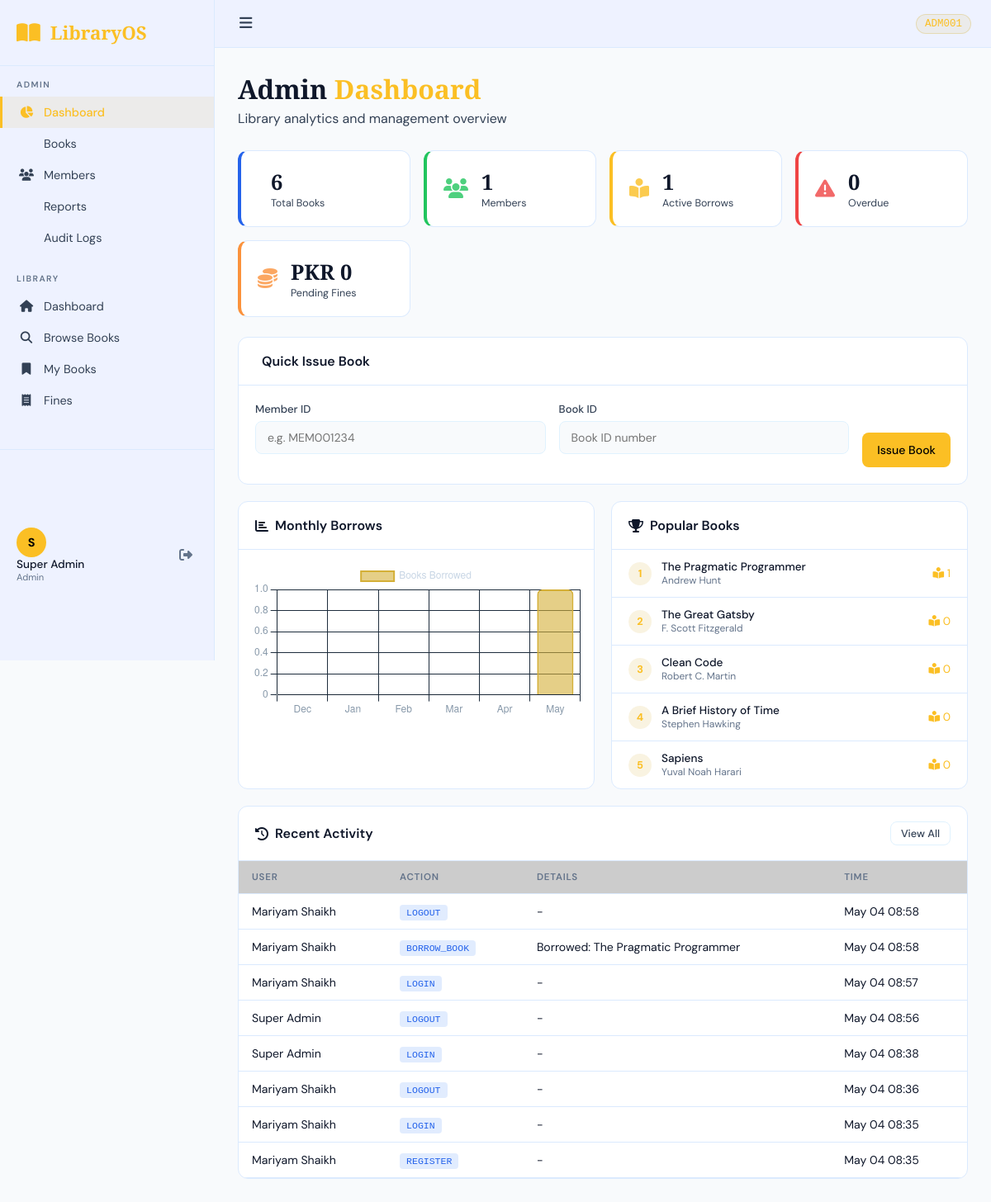
The page /admin/dashboard (signed in) on the database its author committed.
### app/models/user.py (models this page shows, shortened)
class User(UserMixin, db.Model):
    __tablename__ = 'users'
    id = db.Column(db.Integer, primary_key=True)
    member_id = db.Column(db.String(20), unique=True, nullable=False)
    name = db.Column(db.String(100), nullable=False)
    email = db.Column(db.String(120), unique=True, nullable=False)
    password = db.Column(db.String(256), nullable=False)
    role = db.Column(db.String(20), default='student')  # student, staff, admin
    is_active = db.Column(db.Boolean, default=True)
    phone = db.Column(db.String(20))
    address = db.Column(db.Text)
    joined_date = db.Column(db.DateTime, default=datetime.utcnow)
    max_books = db.Column(db.Integer, default=5)
    borrows = db.relationship('BorrowRecord', backref='user', lazy='dynamic')
    reservations = db.relationship('Reservation', backref='user', lazy='dynamic')
    fines = db.relationship('Fine', backref='user', lazy='dynamic')

### app/models/book.py (models this page shows, shortened)
class Book(db.Model):
    __tablename__ = 'books'
    id = db.Column(db.Integer, primary_key=True)
    title = db.Column(db.String(200), nullable=False)
    author = db.Column(db.String(150), nullable=False)
    isbn = db.Column(db.String(20), unique=True, nullable=False)
    genre = db.Column(db.String(50))
    category_id = db.Column(db.Integer, db.ForeignKey('categories.id'))
    description = db.Column(db.Text)
    publisher = db.Column(db.String(100))
    publication_year = db.Column(db.Integer)
    total_copies = db.Column(db.Integer, default=1)
    available_copies = db.Column(db.Integer, default=1)
    cover_image = db.Column(db.String(200))
    is_ebook = db.Column(db.Boolean, default=False)
    ebook_url = db.Column(db.String(300))
    borrow_count = db.Column(db.Integer, default=0)
    added_date = db.Column(db.DateTime, default=datetime.utcnow)
    borrows = db.relationship('BorrowRecord', backref='book', lazy='dynamic')
    reservations = db.relationship('Reservation', backref='book', lazy='dynamic')

### app/models/audit.py (models this page shows, shortened)
class AuditLog(db.Model):
    __tablename__ = 'audit_logs'
    id = db.Column(db.Integer, primary_key=True)
    user_id = db.Column(db.Integer, db.ForeignKey('users.id'))
    action = db.Column(db.String(100), nullable=False)
    target_type = db.Column(db.String(50))
    target_id = db.Column(db.Integer)
    description = db.Column(db.Text)
    ip_address = db.Column(db.String(50))
    timestamp = db.Column(db.DateTime, default=datetime.utcnow)
    user = db.relationship('User', backref='audit_logs')

### app/routes/admin.py (the view)
@admin_bp.route('/dashboard')
@login_required
@admin_required
def dashboard():
    total_books = Book.query.count()
    total_members = User.query.filter_by(role='student').count()
    active_borrows = BorrowRecord.query.filter_by(status='borrowed').count()
    overdue_count = len([b for b in BorrowRecord.query.filter_by(status='borrowed').all() if b.is_overdue()])
    total_fines = db.session.query(db.func.sum(Fine.amount)).filter_by(paid=False).scalar() or 0
    popular_books = Book.query.order_by(Book.borrow_count.desc()).limit(5).all()
    recent_activity = AuditLog.query.order_by(AuditLog.timestamp.desc()).limit(10).all()
    monthly_data = []
    for i in range(5, -1, -1):
        d = datetime.utcnow() - timedelta(days=30*i)
        count = BorrowRecord.query.filter(
            db.extract('month', BorrowRecord.borrow_date) == d.month,
            db.extract('year', BorrowRecord.borrow_date) == d.year
        ).count()
        monthly_data.append({'month': d.strftime('%b'), 'count': count})
    return render_template('admin/dashboard.html',
        total_books=total_books, total_members=total_members,
        active_borrows=active_borrows, overdue_count=overdue_count,
        total_fines=total_fines, popular_books=popular_books,
        recent_activity=recent_activity, monthly_data=monthly_data)

### app/models/borrow.py (called while the page is built)
    def is_overdue(self):
        return self.status == 'borrowed' and datetime.utcnow() > self.due_date

### app/models/user.py (called while the page is built)
@login_manager.user_loader
def load_user(user_id):
    return User.query.get(int(user_id))

### app/templates/admin/dashboard.html (shortened to what this page needs)
{% extends "base.html" %}
{% block content %}
<div class="page-header">
  <h1>Admin <span class="highlight">Dashboard</span></h1>
  <p>Library analytics and management overview</p>
</div>
<div class="stats-grid">
  <div class="stat-card accent-blue"><div class="stat-icon"></div>
    <div class="stat-info"><div class="stat-number">{{ total_books }}</div><div class="stat-label">Total Books</div></div></div>
  <div class="stat-card accent-green"><div class="stat-icon"><i class="fas fa-users"></i></div>
    <div class="stat-info"><div class="stat-number">{{ total_members }}</div><div class="stat-label">Members</div></div></div>
  <div class="stat-card accent-gold"><div class="stat-icon"><i class="fas fa-book-reader"></i></div>
    <div class="stat-info"><div class="stat-number">{{ active_borrows }}</div><div class="stat-label">Active Borrows</div></div></div>
  <div class="stat-card accent-red"><div class="stat-icon"><i class="fas fa-exclamation-triangle"></i></div>
    <div class="stat-info"><div class="stat-number">{{ overdue_count }}</div><div class="stat-label">Overdue</div></div></div>
  <div class="stat-card accent-orange"><div class="stat-icon"><i class="fas fa-coins"></i></div>
    <div class="stat-info"><div class="stat-number">PKR {{ "%.0f"|format(total_fines) }}</div><div class="stat-label">Pending Fines</div></div></div>
</div>
<div class="card">
  <div class="card-header"><h3> Quick Issue Book</h3></div>
  <form method="POST" action="{{ url_for('admin.issue_book') }}" class="quick-form">
    <div class="form-row">
      <div class="form-group flex-1">
        <label>Member ID</label>
        <input type="text" name="member_id" placeholder="e.g. MEM001234" required>
      </div>
      <div class="form-group flex-1">
        <label>Book ID</label>
        <input type="number" name="book_id" placeholder="Book ID number" required>
      </div>
      <button type="submit" class="btn btn-primary self-end">Issue Book</button>
    </div>
  </form>
</div>
<div class="dashboard-grid">
  <div class="card">
    <div class="card-header"><h3><i class="fas fa-chart-bar"></i> Monthly Borrows</h3></div>
    <div class="chart-container">
      <canvas id="borrowChart"></canvas>
    </div>
  </div>
  <div class="card">
    <div class="card-header"><h3><i class="fas fa-trophy"></i> Popular Books</h3></div>
    {% for book in popular_books %}
    <div class="book-row">
      <div class="rank-badge">{{ loop.index }}</div>
      <div class="book-info-mini">
        <div class="book-title-mini">{{ book.title }}</div>
        <div class="book-author-mini">{{ book.author }}</div>
      </div>
      <div class="borrow-count"><i class="fas fa-book-reader"></i> {{ book.borrow_count }}</div>
    </div>
    {% endfor %}
  </div>
</div>
<div class="card mt-4">
  <div class="card-header"><h3><i class="fas fa-clock-rotate-left"></i> Recent Activity</h3>
    <a href="{{ url_for('admin.audit') }}" class="btn btn-sm btn-outline">View All</a>
  </div>
  <div class="table-container">
    <table class="data-table">
      <thead><tr><th>User</th><th>Action</th><th>Details</th><th>Time</th></tr></thead>
      <tbody>
        {% for log in recent_activity %}
        <tr>
          <td>{{ log.user.name if log.user else 'System' }}</td>
          <td><span class="action-badge">{{ log.action }}</span></td>
          <td>{{ log.description or '-' }}</td>
          <td>{{ log.timestamp.strftime('%b %d %H:%M') }}</td>
        </tr>
        {% endfor %}
      </tbody>
    </table>
  </div>
</div>
{% endblock %}
{% block extra_js %}
<script>
const monthlyData = {{ monthly_data | tojson }};
const ctx = document.getElementById('borrowChart').getContext('2d');
new Chart(ctx, {
  type: 'bar',
  data: {
    labels: monthlyData.map(d => d.month),
    datasets: [{
      label: 'Books Borrowed',
      data: monthlyData.map(d => d.count),
      backgroundColor: 'rgba(212, 175, 55, 0.6)',
      borderColor: 'rgba(212, 175, 55, 1)',
      borderWidth: 2, borderRadius: 6
    }]
  },
  options: {
    responsive: true, maintainAspectRatio: false,
    plugins: { legend: { labels: { color: '#c8d6e5' } } },
    scales: {
      x: { ticks: { color: '#8899aa' }, grid: { color: '#1e2d3d' } },
      y: { ticks: { color: '#8899aa' }, grid: { color: '#1e2d3d' } }
    }
  }
});
</script>
{% endblock %}

### app/templates/base.html (shortened to what this page needs)
<!DOCTYPE html>
<html lang="en">
<head>
<link rel="stylesheet" href="https://cdnjs.cloudflare.com/ajax/libs/font-awesome/6.5.0/css/all.min.css">
<link rel="stylesheet" href="{{ url_for('static', filename='css/style.css') }}">
</head>
<body>
{% if current_user.is_authenticated %}
<div class="app-layout">
  <aside class="sidebar" id="sidebar">
    <div class="sidebar-brand">
      <i class="fas fa-book-open"></i>
      <span>LibraryOS</span>
    </div>
    <nav class="sidebar-nav">
      {% if current_user.role in ['admin','staff'] %}
      <div class="nav-group">
        <span class="nav-label">Admin</span>
        <a href="{{ url_for('admin.dashboard') }}" class="nav-link {% if request.endpoint == 'admin.dashboard' %}active{% endif %}">
          <i class="fas fa-chart-pie"></i><span>Dashboard</span>
        </a>
        <a href="{{ url_for('admin.books') }}" class="nav-link {% if request.endpoint == 'admin.books' %}active{% endif %}">
          <span>Books</span>
        </a>
        <a href="{{ url_for('admin.members') }}" class="nav-link {% if request.endpoint == 'admin.members' %}active{% endif %}">
          <i class="fas fa-users"></i><span>Members</span>
        </a>
        <a href="{{ url_for('admin.reports') }}" class="nav-link {% if request.endpoint == 'admin.reports' %}active{% endif %}">
          <span>Reports</span>
        </a>
        <a href="{{ url_for('admin.audit') }}" class="nav-link {% if request.endpoint == 'admin.audit' %}active{% endif %}">
          <span>Audit Logs</span>
        </a>
      </div>
      {% endif %}
      <div class="nav-group">
        <span class="nav-label">Library</span>
        <a href="{{ url_for('student.dashboard') }}" class="nav-link {% if request.endpoint == 'student.dashboard' %}active{% endif %}">
          <i class="fas fa-home"></i><span>Dashboard</span>
        </a>
        <a href="{{ url_for('student.books') }}" class="nav-link {% if request.endpoint == 'student.books' %}active{% endif %}">
          <i class="fas fa-search"></i><span>Browse Books</span>
        </a>
        <a href="{{ url_for('student.my_books') }}" class="nav-link {% if request.endpoint == 'student.my_books' %}active{% endif %}">
          <i class="fas fa-bookmark"></i><span>My Books</span>
        </a>
        <a href="{{ url_for('student.fines') }}" class="nav-link {% if request.endpoint == 'student.fines' %}active{% endif %}">
          <i class="fas fa-receipt"></i><span>Fines</span>
        </a>
      </div>
    </nav>
    <div class="sidebar-footer">
      <div class="user-info">
        <div class="user-avatar">{{ current_user.name[0].upper() }}</div>
        <div>
          <div class="user-name">{{ current_user.name }}</div>
          <div class="user-role">{{ current_user.role.title() }}</div>
        </div>
      </div>
      <a href="{{ url_for('auth.logout') }}" class="logout-btn"><i class="fas fa-sign-out-alt"></i></a>
    </div>
  </aside>
  <main class="main-content">
    <div class="topbar">
      <button class="sidebar-toggle" onclick="toggleSidebar()"><i class="fas fa-bars"></i></button>
      <div class="topbar-right">
        <span class="member-badge">{{ current_user.member_id }}</span>
      </div>
    </div>
    <div class="page-content">
      {% block content %}{% endblock %}
    </div>
  </main>
</div>
{% else %}
{% block auth_content %}{% endblock %}
{% endif %}
{% block extra_js %}{% endblock %}
</body>
</html>

### rows shown on the page
User: name "S", name "Super Admin", role "Admin", member_id "ADM001"
Book: title "The Pragmatic Programmer", author "Andrew Hunt", borrow_count "1"
Book: title "The Great Gatsby", author "F. Scott Fitzgerald", borrow_count "0"
Book: title "Clean Code", author "Robert C. Martin", borrow_count "0"
Book: title "A Brief History of Time", author "Stephen Hawking", borrow_count "0"
Book: title "Sapiens", author "Yuval Noah Harari", borrow_count "0"
AuditLog: user "Mariyam Shaikh", action "LOGOUT", description "-", timestamp "May 04 08:58"
AuditLog: user "Mariyam Shaikh", action "BORROW_BOOK", description "Borrowed: The Pragmatic Programmer", timestamp "May 04 08:58"
AuditLog: user "Mariyam Shaikh", action "LOGIN", description "-", timestamp "May 04 08:57"
AuditLog: user "Super Admin", action "LOGOUT", description "-", timestamp "May 04 08:56"
AuditLog: user "Super Admin", action "LOGIN", description "-", timestamp "May 04 08:38"
AuditLog: user "Mariyam Shaikh", action "LOGOUT", description "-", timestamp "May 04 08:36"
AuditLog: user "Mariyam Shaikh", action "LOGIN", description "-", timestamp "May 04 08:35"
AuditLog: user "Mariyam Shaikh", action "REGISTER", description "-", timestamp "May 04 08:35"

### other values the page prints
{{ total_books }} "6"
{{ total_members }} "1"
{{ active_borrows }} "1"
{{ overdue_count }} "0"
{{ "%.0f"|format(total_fines) }} "0"
chart data {{ monthly_data | tojson }} [{"count": 0, "month": "Dec"}, {"count": 0, "month": "Jan"}, {"count": 0, "month": "Feb"}, {"count": 0, "month": "Mar"}, {"count": 0, "month": "Apr"}, {"count": 1, "month": "May"}]
